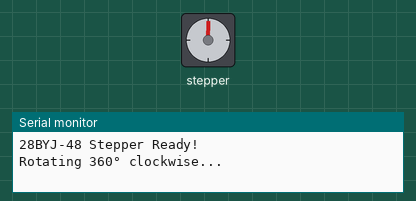
This sketch was run on a simulated Arduino Uno, built with avr-gcc and run on an emulated ATmega328P. On the bench: stepper motor, the last lines printed to the serial monitor. Stepper angles assume 2048 steps per turn.

Above: at 0.3 s.
At 13.7 s:
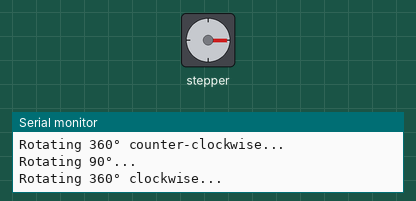
At 31.0 s:
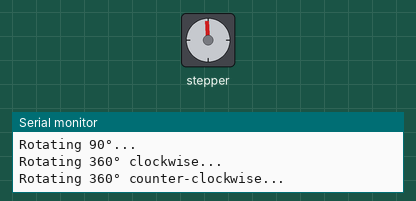
Timing chart, 0 to 40.0 s (numbered marks = the images above):
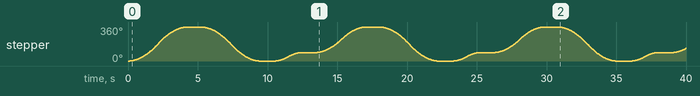

The sketch:

stepper_driver_board.ino
```cpp
#include <AccelStepper.h>

// ULN2003 Driver Board pins (IN1, IN2, IN3, IN4)
#define IN1 8
#define IN2 9
#define IN3 10
#define IN4 11

// 28BYJ-48 stepper motor
// Use HALF4WIRE for smoother operation
AccelStepper stepper(AccelStepper::HALF4WIRE, IN1, IN3, IN2, IN4);

// 28BYJ-48 specifications:
// Gear ratio: 64:1 (approximately)
// Steps per revolution (half-step mode): 4096 steps = 360°
const int STEPS_PER_REVOLUTION = 2048;  // In half-step mode

void setup() {
  Serial.begin(115200);

  // These motors are slow - don't go too fast!
  stepper.setMaxSpeed(1000);      // Max around 1000 steps/sec
  stepper.setAcceleration(500);   // Smooth acceleration

  Serial.println("28BYJ-48 Stepper Ready!");
}

void loop() {
  // Example 1: One full revolution clockwise
  Serial.println("Rotating 360° clockwise...");
  stepper.moveTo(STEPS_PER_REVOLUTION);
  while(stepper.distanceToGo() != 0) {
    stepper.run();
  }

  delay(1000);

  // Example 2: One full revolution counter-clockwise (back to start)
  Serial.println("Rotating 360° counter-clockwise...");
  stepper.moveTo(0);
  while(stepper.distanceToGo() != 0) {
    stepper.run();
  }

  delay(1000);

  // Example 3: 90° rotation
  Serial.println("Rotating 90°...");
  stepper.move(STEPS_PER_REVOLUTION / 4);  // Quarter turn
  while(stepper.distanceToGo() != 0) {
    stepper.run();
  }

  delay(1000);
}
```

Measured:
- by itself, stepper: turns 360° clockwise in 4.1 s, then 360° counter-clockwise in 4.1 s, then 90° clockwise in 1.9 s, then 270° clockwise in 3.5 s, and so on
